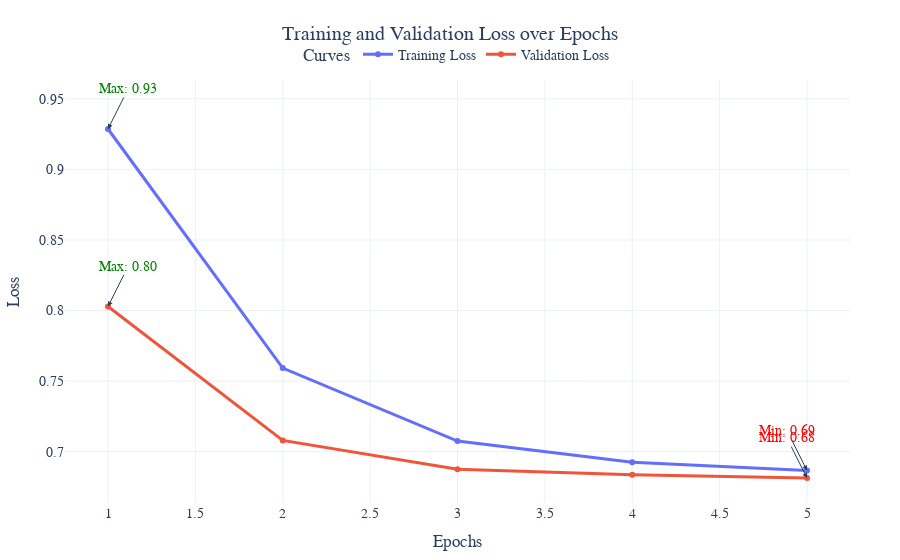

The code cell stored with this chart in its notebook:
### Code cell
trainer = Trainer(
    model=model,
    config=TrainerConfig(
        criterion='cross_entropy',
        optimizer='adam',
        early_stopping_patience=5,
        learning_rate=1e-3,
        weight_decay=1e-5,
        batch_size=256
    )
)
trainer.train(train_dataset, val_dataset, epochs=5, visualize=True)
trainer.predict(val_dataset)

### Figure 1 — Plotly figure (JSON) as saved in the notebook; plotly's stock layout.template omitted (floating-point values rounded to 4 significant figures)
{"data": [{"hovertemplate": "%{x}, %{y}<extra>Training Loss</extra>", "line": {"width": 3}, "marker": {"size": 6}, "mode": "lines+markers", "name": "Training Loss", "type": "scatter", "x": [1, 2, 3, 4, 5], "y": [0.9286, 0.7592, 0.7075, 0.6925, 0.6867]}, {"hovertemplate": "%{x}, %{y}<extra>Validation Loss</extra>", "line": {"width": 3}, "marker": {"size": 6}, "mode": "lines+markers", "name": "Validation Loss", "type": "scatter", "x": [1, 2, 3, 4, 5], "y": [0.8029, 0.708, 0.6875, 0.6836, 0.6813]}], "layout": {"annotations": [{"arrowhead": 2, "ax": -20, "ay": -40, "font": {"color": "red"}, "showarrow": true, "text": "Min: 0.69", "x": 5, "y": 0.6867}, {"arrowhead": 2, "ax": 20, "ay": -40, "font": {"color": "green"}, "showarrow": true, "text": "Max: 0.93", "x": 1, "y": 0.9286}, {"arrowhead": 2, "ax": -20, "ay": -40, "font": {"color": "red"}, "showarrow": true, "text": "Min: 0.68", "x": 5, "y": 0.6813}, {"arrowhead": 2, "ax": 20, "ay": -40, "font": {"color": "green"}, "showarrow": true, "text": "Max: 0.80", "x": 1, "y": 0.8029}], "font": {"family": "Arial, sans-serif", "size": 14}, "legend": {"orientation": "h", "title": {"text": "Curves"}, "x": 0.5, "xanchor": "center", "y": 1.02, "yanchor": "bottom"}, "margin": {"b": 50, "l": 50, "r": 50, "t": 80}, "title": {"text": "Training and Validation Loss over Epochs", "x": 0.5, "xanchor": "center"}, "xaxis": {"title": {"text": "Epochs"}}, "yaxis": {"title": {"text": "Loss"}}}}
